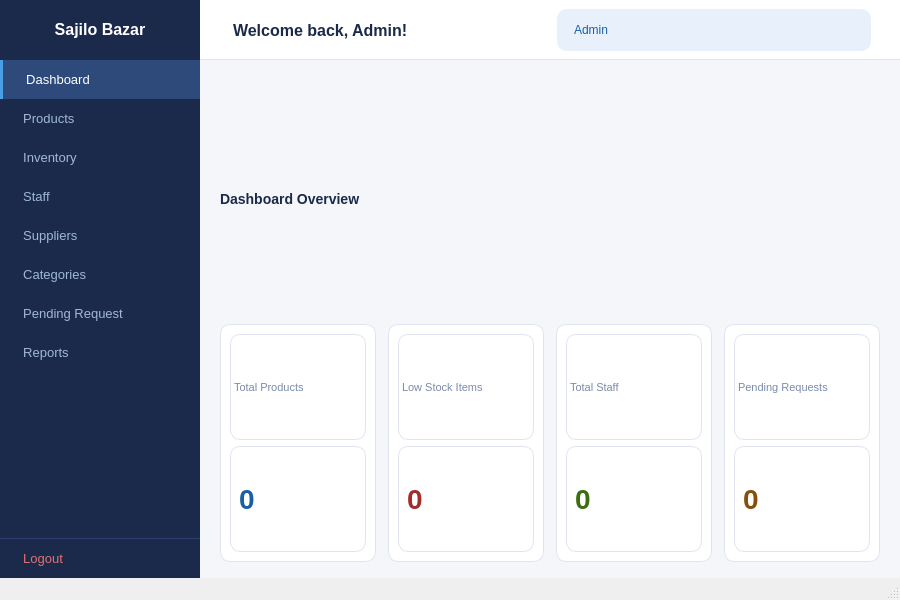
<?xml version="1.0" encoding="UTF-8"?>
<ui version="4.0">
 <class>AdminDashboard</class>
 <widget class="QMainWindow" name="AdminDashboard">
  <property name="geometry">
   <rect><x>0</x><y>0</y><width>900</width><height>600</height></rect>
  </property>
  <property name="windowTitle"><string>Sajilo Bazar - Admin Dashboard</string></property>
  <widget class="QWidget" name="centralwidget">
   <layout class="QHBoxLayout" name="mainLayout">
    <property name="spacing"><number>0</number></property>
    <property name="leftMargin"><number>0</number></property>
    <property name="topMargin"><number>0</number></property>
    <property name="rightMargin"><number>0</number></property>
    <property name="bottomMargin"><number>0</number></property>
    <item>
     <widget class="QFrame" name="sidebarFrame">
      <property name="minimumSize"><size><width>200</width><height>0</height></size></property>
      <property name="maximumSize"><size><width>200</width><height>16777215</height></size></property>
      <property name="styleSheet"><string>QFrame#sidebarFrame { background-color: #1B2A4A; }</string></property>
      <layout class="QVBoxLayout" name="sidebarLayout">
       <property name="spacing"><number>0</number></property>
       <property name="leftMargin"><number>0</number></property>
       <property name="topMargin"><number>0</number></property>
       <property name="rightMargin"><number>0</number></property>
       <property name="bottomMargin"><number>0</number></property>
       <item>
        <widget class="QLabel" name="logoLabel">
         <property name="styleSheet"><string>QLabel { color: white; font-size: 16px; font-weight: bold; padding: 20px 10px; border-bottom: 1px solid #2d4070; }</string></property>
         <property name="text"><string>Sajilo Bazar</string></property>
         <property name="alignment"><set>Qt::AlignmentFlag::AlignCenter</set></property>
        </widget>
       </item>
       <item>
        <widget class="QPushButton" name="btnDashboard">
         <property name="styleSheet"><string>QPushButton { color: white; background-color: #2D4A7A; border-left: 3px solid #4A9EE8; padding: 12px 16px; text-align: left; font-size: 13px; border-top: none; border-right: none; border-bottom: none; }</string></property>
         <property name="text"><string>  Dashboard</string></property>
        </widget>
       </item>
       <item>
        <widget class="QPushButton" name="btnProducts">
         <property name="styleSheet"><string>QPushButton { color: #A0B8D8; background-color: transparent; border: none; padding: 12px 16px; text-align: left; font-size: 13px; } QPushButton:hover { background-color: #2D4A7A; color: white; }</string></property>
         <property name="text"><string>  Products</string></property>
        </widget>
       </item>
       <item>
        <widget class="QPushButton" name="btnInventory">
         <property name="styleSheet"><string>QPushButton { color: #A0B8D8; background-color: transparent; border: none; padding: 12px 16px; text-align: left; font-size: 13px; } QPushButton:hover { background-color: #2D4A7A; color: white; }</string></property>
         <property name="text"><string>  Inventory</string></property>
        </widget>
       </item>
       <item>
        <widget class="QPushButton" name="btnStaff">
         <property name="styleSheet"><string>QPushButton { color: #A0B8D8; background-color: transparent; border: none; padding: 12px 16px; text-align: left; font-size: 13px; } QPushButton:hover { background-color: #2D4A7A; color: white; }</string></property>
         <property name="text"><string>  Staff</string></property>
        </widget>
       </item>
       <item>
        <widget class="QPushButton" name="btnSuppliers">
         <property name="styleSheet"><string>QPushButton { color: #A0B8D8; background-color: transparent; border: none; padding: 12px 16px; text-align: left; font-size: 13px; } QPushButton:hover { background-color: #2D4A7A; color: white; }</string></property>
         <property name="text"><string>  Suppliers</string></property>
        </widget>
       </item>
       <item>
        <widget class="QPushButton" name="btnCategories">
         <property name="styleSheet"><string>QPushButton { color: #A0B8D8; background-color: transparent; border: none; padding: 12px 16px; text-align: left; font-size: 13px; } QPushButton:hover { background-color: #2D4A7A; color: white; }</string></property>
         <property name="text"><string>  Categories</string></property>
        </widget>
       </item>
       <item>
        <widget class="QPushButton" name="btnPendingRequest">
         <property name="styleSheet"><string>QPushButton { color: #A0B8D8; background-color: transparent; border: none; padding: 12px 16px; text-align: left; font-size: 13px; } QPushButton:hover { background-color: #2D4A7A; color: white; }</string></property>
         <property name="text"><string>  Pending Request</string></property>
        </widget>
       </item>
       <item>
        <widget class="QPushButton" name="btnReports">
         <property name="styleSheet"><string>QPushButton { color: #A0B8D8; background-color: transparent; border: none; padding: 12px 16px; text-align: left; font-size: 13px; } QPushButton:hover { background-color: #2D4A7A; color: white; }</string></property>
         <property name="text"><string>  Reports</string></property>
        </widget>
       </item>
       <item>
        <spacer name="sidebarSpacer">
         <property name="orientation"><enum>Qt::Orientation::Vertical</enum></property>
         <property name="sizeHint" stdset="0"><size><width>20</width><height>40</height></size></property>
        </spacer>
       </item>
       <item>
        <widget class="QPushButton" name="btnLogout">
         <property name="styleSheet"><string>QPushButton { color: #e07070; background-color: transparent; border-top: 1px solid #2d4070; border-left: none; border-right: none; border-bottom: none; padding: 12px 16px; text-align: left; font-size: 13px; } QPushButton:hover { background-color: #3a2020; }</string></property>
         <property name="text"><string>  Logout</string></property>
        </widget>
       </item>
      </layout>
     </widget>
    </item>
    <item>
     <widget class="QFrame" name="mainFrame">
      <property name="styleSheet"><string>QFrame#mainFrame { background-color: #F4F6FA; }</string></property>
      <layout class="QVBoxLayout" name="mainLayout2">
       <property name="spacing"><number>0</number></property>
       <property name="leftMargin"><number>0</number></property>
       <property name="topMargin"><number>0</number></property>
       <property name="rightMargin"><number>0</number></property>
       <property name="bottomMargin"><number>0</number></property>
       <item>
        <widget class="QFrame" name="topbarFrame">
         <property name="minimumSize"><size><width>0</width><height>60</height></size></property>
         <property name="maximumSize"><size><width>16777215</width><height>60</height></size></property>
         <property name="styleSheet"><string>QFrame#topbarFrame { background-color: #FFFFFF; border-bottom: 1px solid #E0E4EE; }</string></property>
         <layout class="QHBoxLayout">
          <item>
           <widget class="QLabel" name="welcomeLabel">
            <property name="styleSheet"><string>QLabel { color: #1B2A4A; font-size: 16px; font-weight: bold; padding-left: 20px; }</string></property>
            <property name="text"><string>Welcome back, Admin!</string></property>
           </widget>
          </item>
          <item>
           <spacer><property name="orientation"><enum>Qt::Orientation::Horizontal</enum></property></spacer>
          </item>
          <item>
           <widget class="QLabel" name="adminBadge">
            <property name="styleSheet"><string>QLabel { background-color: #E8F1FB; color: #185FA5; border-radius: 10px; padding: 4px 14px; font-size: 12px; margin-right: 20px; }</string></property>
            <property name="text"><string>Admin</string></property>
           </widget>
          </item>
         </layout>
        </widget>
       </item>
       <item>
        <widget class="QStackedWidget" name="stackedWidget">
         <widget class="QWidget" name="pageDashboard">
          <layout class="QVBoxLayout" name="dashboardPageLayout">
           <property name="leftMargin"><number>20</number></property>
           <property name="topMargin"><number>20</number></property>
           <property name="rightMargin"><number>20</number></property>
           <item>
            <widget class="QLabel" name="statsTitle">
             <property name="styleSheet"><string>QLabel { color: #1B2A4A; font-size: 14px; font-weight: bold; }</string></property>
             <property name="text"><string>Dashboard Overview</string></property>
            </widget>
           </item>
           <item>
            <layout class="QHBoxLayout" name="cardsLayout">
             <property name="spacing"><number>12</number></property>
             <item>
              <widget class="QFrame" name="cardProducts">
               <property name="minimumSize"><size><width>0</width><height>100</height></size></property>
               <property name="styleSheet"><string>QFrame { background-color: #FFFFFF; border-radius: 10px; border: 1px solid #E0E4EE; }</string></property>
               <layout class="QVBoxLayout">
                <item><widget class="QLabel" name="lblProductsTitle"><property name="styleSheet"><string>QLabel { color: #7a8aaa; font-size: 11px; }</string></property><property name="text"><string>Total Products</string></property></widget></item>
                <item><widget class="QLabel" name="lblProductsValue"><property name="styleSheet"><string>QLabel { color: #185FA5; font-size: 28px; font-weight: bold; }</string></property><property name="text"><string>0</string></property></widget></item>
               </layout>
              </widget>
             </item>
             <item>
              <widget class="QFrame" name="cardLowStock">
               <property name="minimumSize"><size><width>0</width><height>100</height></size></property>
               <property name="styleSheet"><string>QFrame { background-color: #FFFFFF; border-radius: 10px; border: 1px solid #E0E4EE; }</string></property>
               <layout class="QVBoxLayout">
                <item><widget class="QLabel" name="lblLowStockTitle"><property name="styleSheet"><string>QLabel { color: #7a8aaa; font-size: 11px; }</string></property><property name="text"><string>Low Stock Items</string></property></widget></item>
                <item><widget class="QLabel" name="lblLowStockValue"><property name="styleSheet"><string>QLabel { color: #A32D2D; font-size: 28px; font-weight: bold; }</string></property><property name="text"><string>0</string></property></widget></item>
               </layout>
              </widget>
             </item>
             <item>
              <widget class="QFrame" name="cardStaff">
               <property name="minimumSize"><size><width>0</width><height>100</height></size></property>
               <property name="styleSheet"><string>QFrame { background-color: #FFFFFF; border-radius: 10px; border: 1px solid #E0E4EE; }</string></property>
               <layout class="QVBoxLayout">
                <item><widget class="QLabel" name="lblStaffTitle"><property name="styleSheet"><string>QLabel { color: #7a8aaa; font-size: 11px; }</string></property><property name="text"><string>Total Staff</string></property></widget></item>
                <item><widget class="QLabel" name="lblStaffValue"><property name="styleSheet"><string>QLabel { color: #3B6D11; font-size: 28px; font-weight: bold; }</string></property><property name="text"><string>0</string></property></widget></item>
               </layout>
              </widget>
             </item>
             <item>
              <widget class="QFrame" name="cardSuppliers">
               <property name="minimumSize"><size><width>0</width><height>100</height></size></property>
               <property name="styleSheet"><string>QFrame { background-color: #FFFFFF; border-radius: 10px; border: 1px solid #E0E4EE; }</string></property>
               <layout class="QVBoxLayout">
                <item><widget class="QLabel" name="lblPendingRequests"><property name="styleSheet"><string>QLabel { color: #7a8aaa; font-size: 11px; }</string></property><property name="text"><string>Pending Requests</string></property></widget></item>
                <item><widget class="QLabel" name="lblSuppliersValue"><property name="styleSheet"><string>QLabel { color: #854F0B; font-size: 28px; font-weight: bold; }</string></property><property name="text"><string>0</string></property></widget></item>
               </layout>
              </widget>
             </item>
            </layout>
           </item>
           <item>
            <spacer><property name="orientation"><enum>Qt::Orientation::Vertical</enum></property></spacer>
           </item>
          </layout>
         </widget>
         <widget class="QWidget" name="pageProducts">
          <layout class="QVBoxLayout" name="productsPageLayout">
           <property name="leftMargin"><number>20</number></property>
           <property name="topMargin"><number>20</number></property>
           <property name="rightMargin"><number>20</number></property>
           <property name="bottomMargin"><number>20</number></property>
           <item>
            <layout class="QHBoxLayout" name="productTopRow">
             <item>
              <widget class="QLabel" name="productsPageTitle">
               <property name="styleSheet"><string>QLabel { color: #1B2A4A; font-size: 18px; font-weight: bold; }</string></property>
               <property name="text"><string>Products</string></property>
              </widget>
             </item>
             <item>
              <spacer><property name="orientation"><enum>Qt::Orientation::Horizontal</enum></property></spacer>
             </item>
             <item>
              <widget class="QPushButton" name="btnAddProduct">
               <property name="styleSheet"><string>QPushButton { background-color: #28a745; color: white; border: none; border-radius: 6px; padding: 8px 18px; font-size: 13px; font-weight: bold; } QPushButton:hover { background-color: #1e7e34; }</string></property>
               <property name="text"><string>+ Add Product</string></property>
              </widget>
             </item>
            </layout>
           </item>
           <item>
            <layout class="QHBoxLayout" name="productFilterRow">
             <property name="spacing"><number>10</number></property>
             <item>
              <widget class="QLineEdit" name="searchBar">
               <property name="styleSheet"><string>QLineEdit { background-color: #FFFFFF; border: 1px solid #E0E4EE; border-radius: 6px; padding: 6px 12px; font-size: 13px; color: #1B2A4A; }</string></property>
               <property name="placeholderText"><string>Search products...</string></property>
              </widget>
             </item>
             <item>
              <widget class="QComboBox" name="categoryFilter">
               <property name="styleSheet"><string>QComboBox { background-color: #FFFFFF; border: 1px solid #E0E4EE; border-radius: 6px; padding: 4px 12px; font-size: 13px; color: #1B2A4A; min-height: 36px; }</string></property>
               <item><property name="text"><string>All Categories</string></property></item>
              </widget>
             </item>
             <item>
              <widget class="QComboBox" name="statusFilter">
               <property name="styleSheet"><string>QComboBox { background-color: #FFFFFF; border: 1px solid #E0E4EE; border-radius: 6px; padding: 4px 12px; font-size: 13px; color: #1B2A4A; min-height: 36px; }</string></property>
               <item><property name="text"><string>All Status</string></property></item>
              </widget>
             </item>
             <item>
              <spacer><property name="orientation"><enum>Qt::Orientation::Horizontal</enum></property></spacer>
             </item>
            </layout>
           </item>
           <item>
            <widget class="QTableWidget" name="productTable">
             <property name="styleSheet"><string>QTableWidget { background-color: #FFFFFF; border: 1px solid #E0E4EE; border-radius: 8px; gridline-color: #F0F2F8; font-size: 13px; } QTableWidget::item { padding: 8px; color: #1B2A4A; } QHeaderView::section { background-color: #F4F6FA; color: #7a8aaa; font-size: 11px; font-weight: bold; padding: 8px; border: none; border-bottom: 1px solid #E0E4EE; } QTableWidget::item:selected { background-color: #E8F1FB; color: #1B2A4A; }</string></property>
             <property name="rowCount"><number>0</number></property>
             <property name="columnCount"><number>6</number></property>
             <property name="selectionBehavior"><enum>QAbstractItemView::SelectRows</enum></property>
             <property name="alternatingRowColors"><bool>true</bool></property>
             <property name="editTriggers"><set>QAbstractItemView::NoEditTriggers</set></property>
            </widget>
           </item>
           <item>
            <layout class="QHBoxLayout" name="productActionRow">
             <property name="spacing"><number>10</number></property>
             <item>
              <spacer><property name="orientation"><enum>Qt::Orientation::Horizontal</enum></property></spacer>
             </item>
             <item>
              <widget class="QPushButton" name="btnUpdateStock">
               <property name="styleSheet"><string>QPushButton { background-color: #185FA5; color: white; border: none; border-radius: 6px; padding: 8px 18px; font-size: 13px; font-weight: bold; } QPushButton:hover { background-color: #1B2A4A; }</string></property>
               <property name="text"><string>Update Stock</string></property>
              </widget>
             </item>
             <item>
              <widget class="QPushButton" name="btnEditProduct">
               <property name="styleSheet"><string>QPushButton { background-color: #854F0B; color: white; border: none; border-radius: 6px; padding: 8px 18px; font-size: 13px; font-weight: bold; } QPushButton:hover { background-color: #6b3f08; }</string></property>
               <property name="text"><string>Edit Product</string></property>
              </widget>
             </item>
             <item>
              <widget class="QPushButton" name="btnDeleteProduct">
               <property name="styleSheet"><string>QPushButton { background-color: #A32D2D; color: white; border: none; border-radius: 6px; padding: 8px 18px; font-size: 13px; font-weight: bold; } QPushButton:hover { background-color: #7a1f1f; }</string></property>
               <property name="text"><string>Delete Product</string></property>
              </widget>
             </item>
            </layout>
           </item>
          </layout>
         </widget>
        </widget>
       </item>
      </layout>
     </widget>
    </item>
   </layout>
  </widget>
  <widget class="QMenuBar" name="menubar">
   <property name="geometry"><rect><x>0</x><y>0</y><width>900</width><height>26</height></rect></property>
  </widget>
  <widget class="QStatusBar" name="statusbar"/>
 </widget>
 <resources/>
 <connections/>
</ui>
